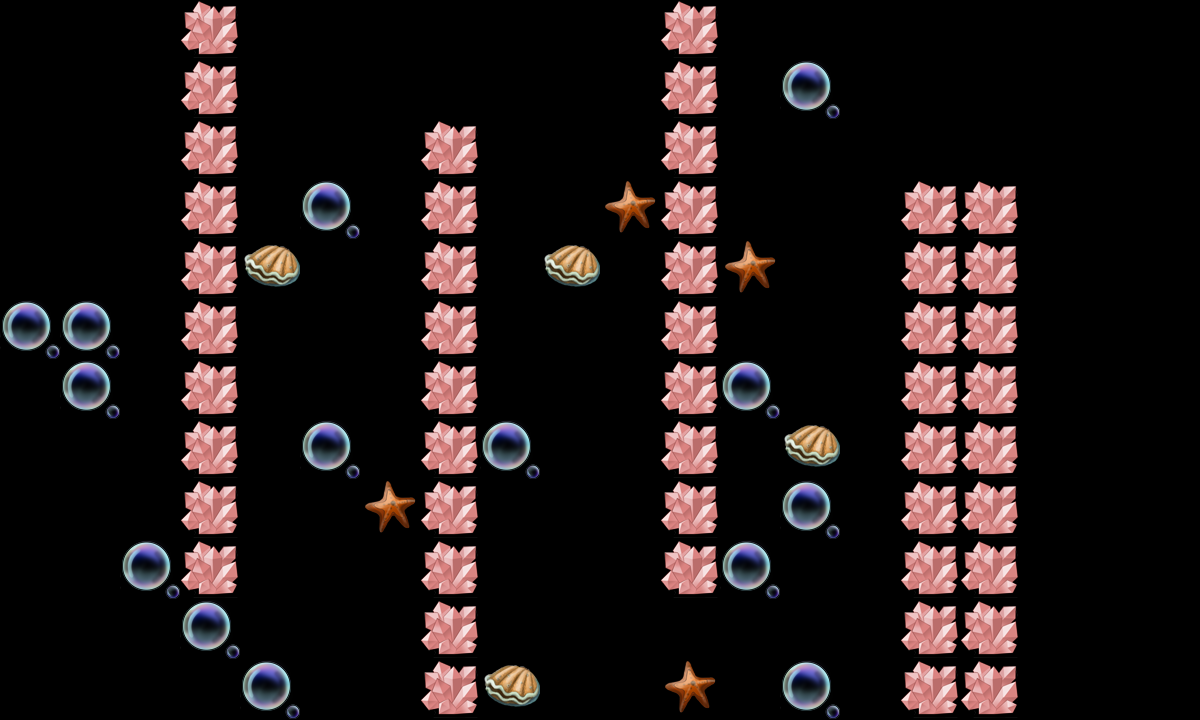

A level layout from a 2D game, rendered from its tile map. Below: a short description, then the map file with tile-grid data replaced by summaries:
An orthogonal 20x12 tile map with 60x60 px tiles, 2 tile layers (canDes, cannotDes) and 16 objects (re3, re1, re2, tankpoint, re4, ...).

<map version="1.0" orientation="orthogonal" width="20" height="12" tilewidth="60" tileheight="60">
 <tileset firstgid="1" name="tmw_desert_spacing" tilewidth="60" tileheight="60">
  <image source="tmw_desert_spacing.png" width="480" height="300" />
  <tile id="30">
   <properties>
    <property name="canDes" value="1" />
   </properties>
  </tile>
 </tileset>
 <layer name="canDes" width="20" height="12">
  <data>[240 cells, 22 non-empty, 3 distinct tile ids]</data>
 </layer>
 <layer name="cannotDes" width="20" height="12">
  <data>[240 cells, 48 non-empty, 1 distinct tile ids]</data>
 </layer>
 <objectgroup name="spawnPoints" width="20" height="12">
  <object name="re3" x="529" y="60" width="60" height="60" />
  <object name="re1" x="300" y="308" width="60" height="60" />
  <object name="re2" x="301" y="67" width="60" height="60" />
  <object name="tankpoint" x="61" y="183" width="60" height="60" />
  <object name="re4" x="292" y="555" width="60" height="60" />
  <object name="re5" x="552" y="345" width="60" height="60" />
  <object name="re6" x="56" y="443" width="60" height="60" />
  <object name="re7" x="842" y="303" width="60" height="60" />
 </objectgroup>
 <objectgroup name="roadPoints" width="20" height="12" visible="0">
  <object name="p3" x="600" y="360" width="60" height="60" />
  <object name="p4" x="600" y="540" width="60" height="60" />
  <object name="p1" x="240" y="120" width="60" height="60" />
  <object name="p2" x="240" y="362" width="60" height="60" />
 </objectgroup>
 <objectgroup name="bossPoint" width="20" height="12" visible="0">
  <object name="boss1" x="240" y="60" width="60" height="60" />
 </objectgroup>
 <objectgroup name="buildingPoint" width="20" height="12">
  <object name="building1" x="900" y="60" width="120" height="120" />
 </objectgroup>
 <objectgroup name="endPoint" width="20" height="12">
  <object name="endpoint" x="780" y="181" width="60" height="60" />
 </objectgroup>
 <objectgroup name="morePoint" width="20" height="12">
  <object name="morepoint" x="551" y="557" width="60" height="60" />
 </objectgroup>
</map>
